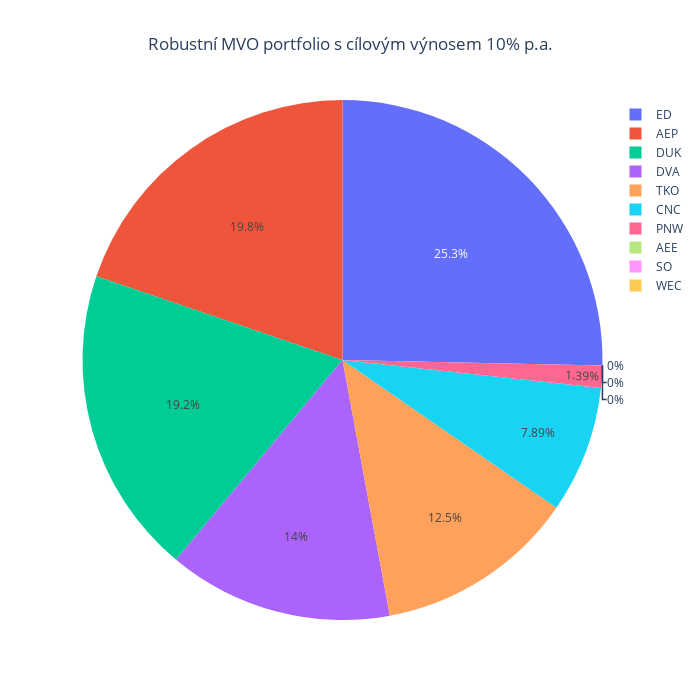

Notebook code for this chart:
### Code cell
weightsLWCorrelationTarget = MVOTargetReturn(prices = prices, target_return = 0.1, cov_matrix_method = "ledoit_cc")
weightsPlot(weightsLWCorrelationTarget, title = "Robustní MVO portfolio s cílovým výnosem 10% p.a.")

### Figure 1 — Plotly figure (JSON) as saved in the notebook; plotly's stock layout.template omitted (floating-point values rounded to 4 significant figures)
{"data": [{"labels": ["AEE", "AEP", "CNC", "DUK", "DVA", "ED", "PNW", "SO", "TKO", "WEC"], "type": "pie", "values": [0, 0.1978, 0.07894, 0.1916, 0.1397, 0.2533, 0.0139, 0, 0.1247, 0]}], "layout": {"height": 700, "title": {"text": "Robustní MVO portfolio s cílovým výnosem 10% p.a.", "x": 0.5}, "width": 700}}
